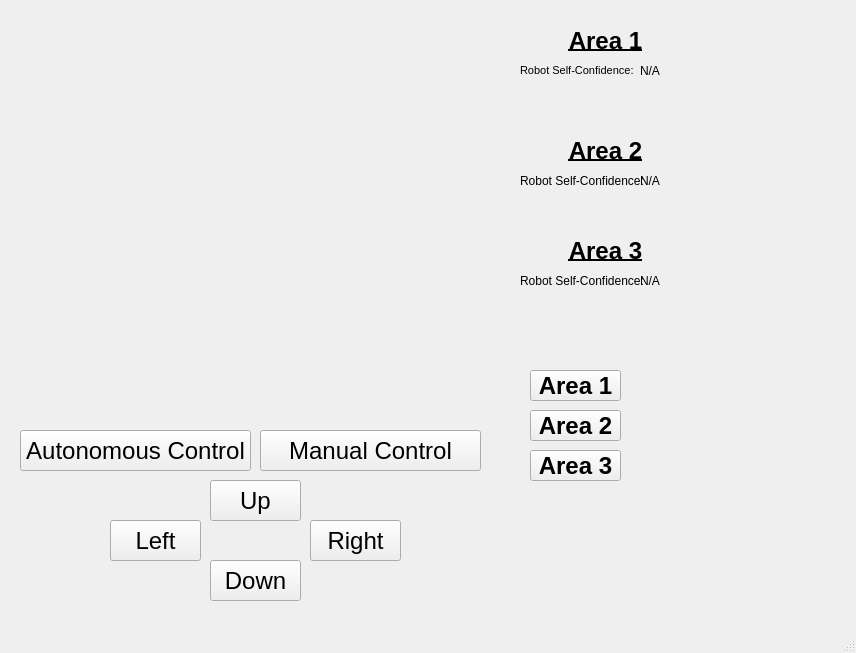
<?xml version="1.0" encoding="UTF-8"?>
<ui version="4.0">
 <class>MainWindow</class>
 <widget class="QMainWindow" name="MainWindow">
  <property name="geometry">
   <rect>
    <x>0</x>
    <y>0</y>
    <width>856</width>
    <height>653</height>
   </rect>
  </property>
  <property name="windowTitle">
   <string>MainWindow</string>
  </property>
  <widget class="QWidget" name="centralwidget">
   <widget class="QWidget" name="map_area" native="true">
    <property name="geometry">
     <rect>
      <x>20</x>
      <y>10</y>
      <width>461</width>
      <height>411</height>
     </rect>
    </property>
   </widget>
   <widget class="QPushButton" name="area1_button">
    <property name="geometry">
     <rect>
      <x>530</x>
      <y>370</y>
      <width>91</width>
      <height>31</height>
     </rect>
    </property>
    <property name="font">
     <font>
      <pointsize>18</pointsize>
      <weight>75</weight>
      <bold>true</bold>
     </font>
    </property>
    <property name="text">
     <string>Area 1</string>
    </property>
    <property name="autoDefault">
     <bool>false</bool>
    </property>
   </widget>
   <widget class="QPushButton" name="area2_button">
    <property name="geometry">
     <rect>
      <x>530</x>
      <y>410</y>
      <width>91</width>
      <height>31</height>
     </rect>
    </property>
    <property name="font">
     <font>
      <pointsize>18</pointsize>
      <weight>75</weight>
      <bold>true</bold>
     </font>
    </property>
    <property name="text">
     <string>Area 2</string>
    </property>
   </widget>
   <widget class="QPushButton" name="area3_button">
    <property name="geometry">
     <rect>
      <x>530</x>
      <y>450</y>
      <width>91</width>
      <height>31</height>
     </rect>
    </property>
    <property name="font">
     <font>
      <pointsize>18</pointsize>
      <weight>75</weight>
      <bold>true</bold>
     </font>
    </property>
    <property name="text">
     <string>Area 3</string>
    </property>
   </widget>
   <widget class="QLabel" name="area1_data_label">
    <property name="geometry">
     <rect>
      <x>560</x>
      <y>20</y>
      <width>91</width>
      <height>41</height>
     </rect>
    </property>
    <property name="font">
     <font>
      <pointsize>18</pointsize>
      <weight>75</weight>
      <bold>true</bold>
      <underline>true</underline>
     </font>
    </property>
    <property name="text">
     <string>Area 1</string>
    </property>
    <property name="alignment">
     <set>Qt::AlignCenter</set>
    </property>
   </widget>
   <widget class="QLabel" name="area2_data_label">
    <property name="geometry">
     <rect>
      <x>560</x>
      <y>130</y>
      <width>91</width>
      <height>41</height>
     </rect>
    </property>
    <property name="font">
     <font>
      <pointsize>18</pointsize>
      <weight>75</weight>
      <bold>true</bold>
      <underline>true</underline>
     </font>
    </property>
    <property name="text">
     <string>Area 2</string>
    </property>
    <property name="alignment">
     <set>Qt::AlignCenter</set>
    </property>
   </widget>
   <widget class="QLabel" name="area3_data_label">
    <property name="geometry">
     <rect>
      <x>560</x>
      <y>230</y>
      <width>91</width>
      <height>41</height>
     </rect>
    </property>
    <property name="font">
     <font>
      <pointsize>18</pointsize>
      <weight>75</weight>
      <bold>true</bold>
      <underline>true</underline>
     </font>
    </property>
    <property name="text">
     <string>Area 3</string>
    </property>
    <property name="alignment">
     <set>Qt::AlignCenter</set>
    </property>
   </widget>
   <widget class="QLabel" name="area1_self_confidence_label">
    <property name="geometry">
     <rect>
      <x>520</x>
      <y>60</y>
      <width>131</width>
      <height>21</height>
     </rect>
    </property>
    <property name="font">
     <font>
      <pointsize>8</pointsize>
     </font>
    </property>
    <property name="text">
     <string>Robot Self-Confidence:</string>
    </property>
   </widget>
   <widget class="QLabel" name="area2_self_confidence_label">
    <property name="geometry">
     <rect>
      <x>520</x>
      <y>170</y>
      <width>131</width>
      <height>21</height>
     </rect>
    </property>
    <property name="text">
     <string>Robot Self-Confidence:</string>
    </property>
   </widget>
   <widget class="QLabel" name="area3_self_confidence_label">
    <property name="geometry">
     <rect>
      <x>520</x>
      <y>270</y>
      <width>131</width>
      <height>21</height>
     </rect>
    </property>
    <property name="toolTipDuration">
     <number>6</number>
    </property>
    <property name="text">
     <string>Robot Self-Confidence:</string>
    </property>
   </widget>
   <widget class="QLabel" name="area1_self_confidence_value">
    <property name="geometry">
     <rect>
      <x>640</x>
      <y>60</y>
      <width>131</width>
      <height>21</height>
     </rect>
    </property>
    <property name="text">
     <string>N/A</string>
    </property>
   </widget>
   <widget class="QLabel" name="area2_self_confidence_value">
    <property name="geometry">
     <rect>
      <x>640</x>
      <y>170</y>
      <width>131</width>
      <height>21</height>
     </rect>
    </property>
    <property name="text">
     <string>N/A</string>
    </property>
   </widget>
   <widget class="QLabel" name="area3_self_confidence_value">
    <property name="geometry">
     <rect>
      <x>640</x>
      <y>270</y>
      <width>131</width>
      <height>21</height>
     </rect>
    </property>
    <property name="text">
     <string>N/A</string>
    </property>
   </widget>
   <widget class="QPushButton" name="upButton">
    <property name="geometry">
     <rect>
      <x>210</x>
      <y>480</y>
      <width>91</width>
      <height>41</height>
     </rect>
    </property>
    <property name="font">
     <font>
      <pointsize>18</pointsize>
      <weight>50</weight>
      <bold>false</bold>
     </font>
    </property>
    <property name="text">
     <string>Up</string>
    </property>
   </widget>
   <widget class="QPushButton" name="downButton">
    <property name="geometry">
     <rect>
      <x>210</x>
      <y>560</y>
      <width>91</width>
      <height>41</height>
     </rect>
    </property>
    <property name="font">
     <font>
      <pointsize>18</pointsize>
      <weight>50</weight>
      <bold>false</bold>
     </font>
    </property>
    <property name="text">
     <string>Down</string>
    </property>
   </widget>
   <widget class="QPushButton" name="leftButton">
    <property name="geometry">
     <rect>
      <x>110</x>
      <y>520</y>
      <width>91</width>
      <height>41</height>
     </rect>
    </property>
    <property name="font">
     <font>
      <pointsize>18</pointsize>
      <weight>50</weight>
      <bold>false</bold>
     </font>
    </property>
    <property name="text">
     <string>Left</string>
    </property>
   </widget>
   <widget class="QPushButton" name="rightButton">
    <property name="geometry">
     <rect>
      <x>310</x>
      <y>520</y>
      <width>91</width>
      <height>41</height>
     </rect>
    </property>
    <property name="font">
     <font>
      <pointsize>18</pointsize>
      <weight>50</weight>
      <bold>false</bold>
     </font>
    </property>
    <property name="text">
     <string>Right</string>
    </property>
   </widget>
   <widget class="QPushButton" name="autonomousControlButton">
    <property name="geometry">
     <rect>
      <x>20</x>
      <y>430</y>
      <width>231</width>
      <height>41</height>
     </rect>
    </property>
    <property name="font">
     <font>
      <pointsize>18</pointsize>
      <weight>50</weight>
      <bold>false</bold>
     </font>
    </property>
    <property name="text">
     <string>Autonomous Control</string>
    </property>
   </widget>
   <widget class="QPushButton" name="manualControlButton">
    <property name="geometry">
     <rect>
      <x>260</x>
      <y>430</y>
      <width>221</width>
      <height>41</height>
     </rect>
    </property>
    <property name="font">
     <font>
      <pointsize>18</pointsize>
     </font>
    </property>
    <property name="text">
     <string>Manual Control</string>
    </property>
   </widget>
  </widget>
  <widget class="QMenuBar" name="menubar">
   <property name="geometry">
    <rect>
     <x>0</x>
     <y>0</y>
     <width>856</width>
     <height>21</height>
    </rect>
   </property>
  </widget>
  <widget class="QStatusBar" name="statusbar"/>
 </widget>
 <resources/>
 <connections/>
</ui>
